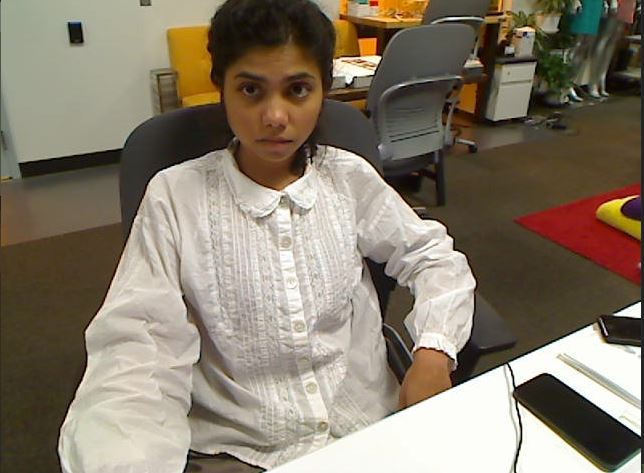
#> input picture archive/sil-detect-1.JPG, 644 x 473 px; its folder holds only this picture in this run
$ python -i gui-2-121624.py   (imports and definitions only)
#> lines starting #> are read from the running program, lines starting #| are printed output that depends on the picture; after the words box and inside, x2 and y2 are one past the last pixel; in counts of white or black regions, pixels touching at a corner belong together
import cv2
import tkinter as tk
from tkinter import Label
from PIL import Image, ImageTk
import time
import numpy as np
import cv2.aruco as aruco
from sklearn.cluster import KMeans
from collections import Counter

# Initialize the ArUco dictionary and parameters
aruco_dict = aruco.getPredefinedDictionary(cv2.aruco.DICT_6X6_250)
parameters = aruco.DetectorParameters()
detector = aruco.ArucoDetector(aruco_dict, parameters)
marker_id = 23  # Change to the desired marker ID
marker_size = 0.0345  # Size of marker in meters (3.45 cm)
user_name = ""

def get_dominant_color_hsv(image, k=2):
    image = cv2.flip(image, 1)
    hsv_image = cv2.cvtColor(image, cv2.COLOR_BGR2HSV)
    hsv_pixels = hsv_image.reshape((-1, 3))

    # KMeans with faster initialization and fewer clusters
    kmeans = KMeans(n_clusters=k, init='k-means++', n_init=1)
    kmeans.fit(hsv_pixels)
    colors = kmeans.cluster_centers_.astype(int)
    labels = kmeans.labels_

    label_counts = Counter(labels)
    dominant_color = colors[label_counts.most_common(1)[0][0]]
    lower_skin = np.array([max(0, dominant_color[0] - 20), 70, 100], dtype=np.uint8)
    upper_skin = np.array([min(179, dominant_color[0] + 20), 255, 255], dtype=np.uint8)
    # [6 lines of commented-out code are left out]
    return lower_skin, upper_skin


def convert_grayscale_to_rgb_mask(grayscale_mask):
    # Create an RGB image by stacking the grayscale mask 3 times (initially, R=G=B)
    rgb_mask = cv2.cvtColor(grayscale_mask, cv2.COLOR_GRAY2BGR)

    # Create a binary mask where grayscale values are 255 (foreground)
    red_mask = grayscale_mask == 255

    # Set Red channel to 255 for the 255 pixels (leaving G and B as 0)
    rgb_mask[red_mask] = [0, 255, 0]  # OpenCV uses BGR, so [B=0, G=0, R=255] is red

    return rgb_mask


def highlight_navy_blue(frame1, lower_skin, upper_skin):

    frame1 = cv2.flip(frame1, 1)

    # Convert the frame to HSV color space
    hsv = cv2.cvtColor(frame1, cv2.COLOR_BGR2HSV)

    mask1 = cv2.inRange(hsv, lower_skin, upper_skin)

    # Create a new frame where navy-blue pixels will be highlighted in red
    highlighted_frame = frame1.copy()

    # Replace navy-blue pixels with bright red in the original frame
    highlighted_frame[mask1 != 0] = [0, 0, 255]  # OpenCV uses BGR, so [B=0, G=0, R=255] is red

    rgb_mask = convert_grayscale_to_rgb_mask(mask1)

    return highlighted_frame, rgb_mask


# Function definitions

# return frame as is, situation on starting up webcam
# [5 lines left out: function function0, not called in this run]

    # return cv2.cvtColor(frame, cv2.COLOR_BGR2GRAY)

#create mask
def function1(frame):
    global rgb_mask
    print('First we will record your current position and create a mask - try and stay within this mask!')
    # mask is acquired here
    lower_skin, upper_skin = get_dominant_color_hsv(frame, k=2)
    highlighted_frame, rgb_mask = highlight_navy_blue(frame, lower_skin, upper_skin)
    frame = cv2.flip(frame, 1)
    cv2.putText(frame, text="Click 'Save Mask' if you are satisfied with the positioning", org=(25, 100), fontFace=cv2.FONT_HERSHEY_SIMPLEX,
                fontScale=1, color=(0, 0, 0), thickness=2, lineType=cv2.LINE_AA)
    # this is the section where we superimpose the initially captured mask
    roi = frame[:, :]

    # Set an index of where the mask is
    roi[np.where(rgb_mask)] = 0
    roi += rgb_mask.astype(np.uint8)
    return frame

#display the saved mask
# [328 lines left out: functions function2, function3, function4, function5, function6, function7 and 1 more, not called in this run]


# Run the main function
# [2 lines not run here, left out]

>>> import cv2
>>> picture = cv2.imread('archive/sil-detect-1.JPG')
#> picture is the input picture: shape (473, 644, 3); mean B, G, R 107.6, 123.9, 134.8
>>> result = function1(picture)
#> in get_dominant_color_hsv, `image = cv2.flip(image, 1)`:
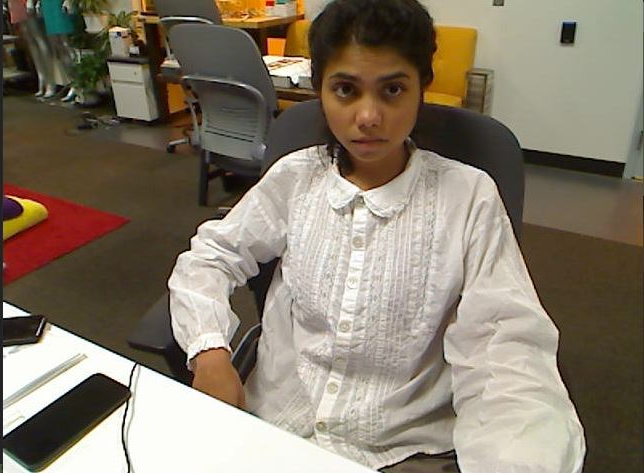
#> image: shape (473, 644, 3); mean of channels 0, 1, 2 107.6, 123.9, 134.8; drawn as B, G, R
#> in get_dominant_color_hsv, `hsv_image = cv2.cvtColor(image, cv2.COLOR_BGR2HSV)`: hsv_image: shape (473, 644, 3); mean H, S, V 24, 72, 135.6
#> in function1, `lower_skin, upper_skin = get_dominant_color_hsv(frame, k=2)`: lower_skin = [3, 70, 100]; upper_skin = [43, 255, 255]
#> in highlight_navy_blue, `mask1 = cv2.inRange(hsv, lower_skin, upper_skin)`:
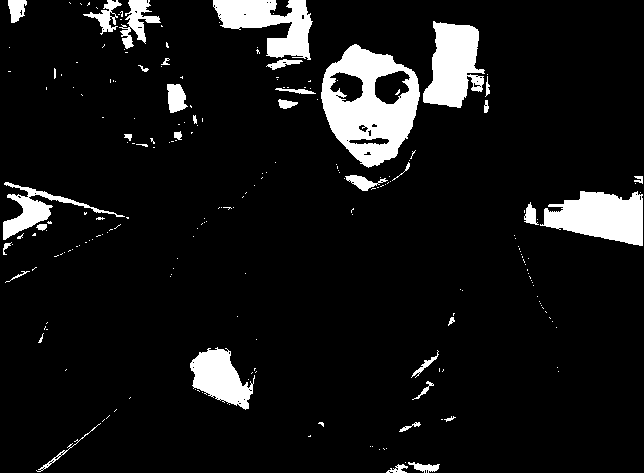
#> mask1: shape (473, 644); 8.5% white; 218 white regions (180 under 20 px), largest, box (x1, y1, x2, y2) and area: (321, 44, 420, 168) 6866, (540, 191, 643, 246) 3785, (423, 21, 485, 108) 3552
#> in highlight_navy_blue, `highlighted_frame[mask1 != 0] = [0, 0, 255]`:
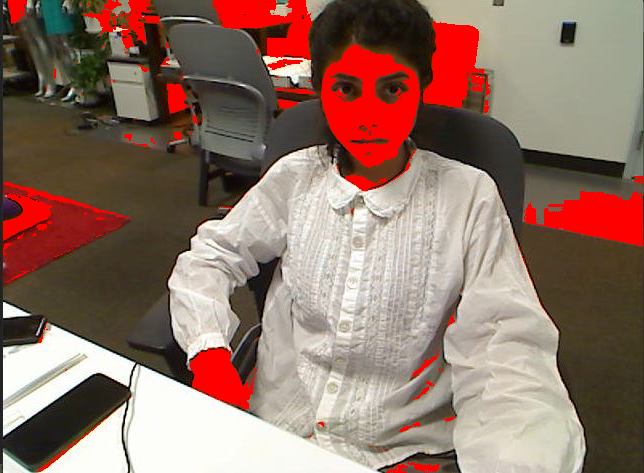
#> highlighted_frame: shape (473, 644, 3); 8.53% of pixels changed, all inside (x1, y1, x2, y2) = (3, 0, 643, 473); drawn as B, G, R
#> in convert_grayscale_to_rgb_mask, `rgb_mask[red_mask] = [0, 255, 0]`:
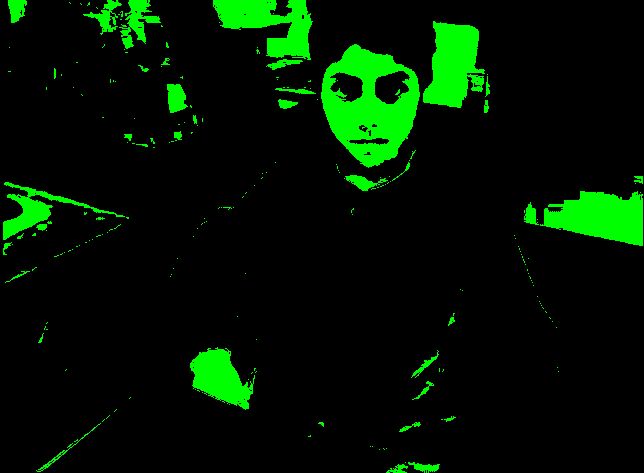
#> rgb_mask: shape (473, 644, 3); mean B, G, R 0, 21.7, 0
#> in function1, `cv2.putText(frame, text="Click 'Save Mask' if you are satisfied with t..`:
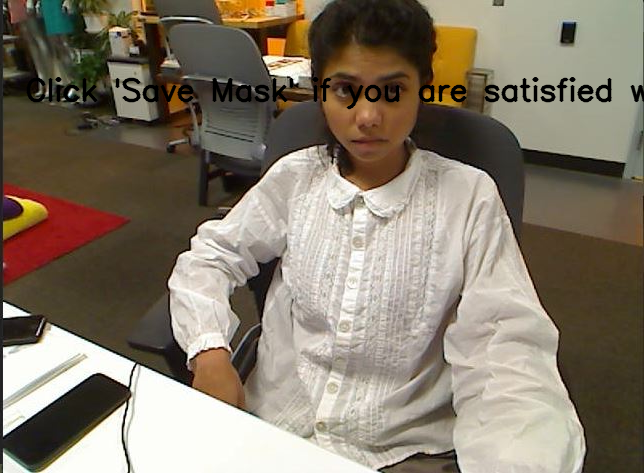
#> frame: shape (473, 644, 3); 2.05% of pixels changed, all inside (x1, y1, x2, y2) = (26, 77, 644, 110)
#> in function1, `roi += rgb_mask.astype(np.uint8)`:
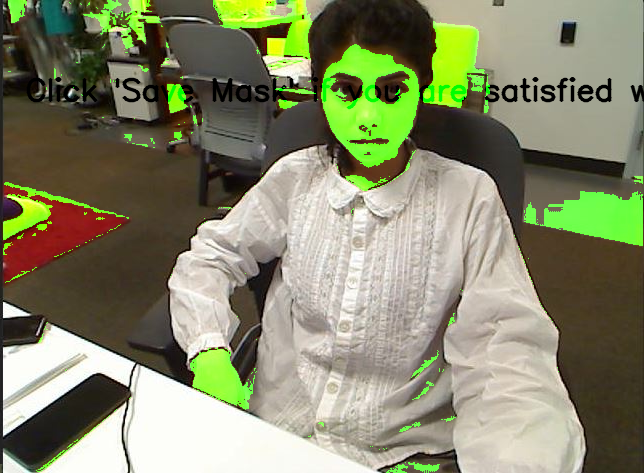
#> roi: shape (473, 644, 3); mean B, G, R 106.5, 135.9, 133.2
